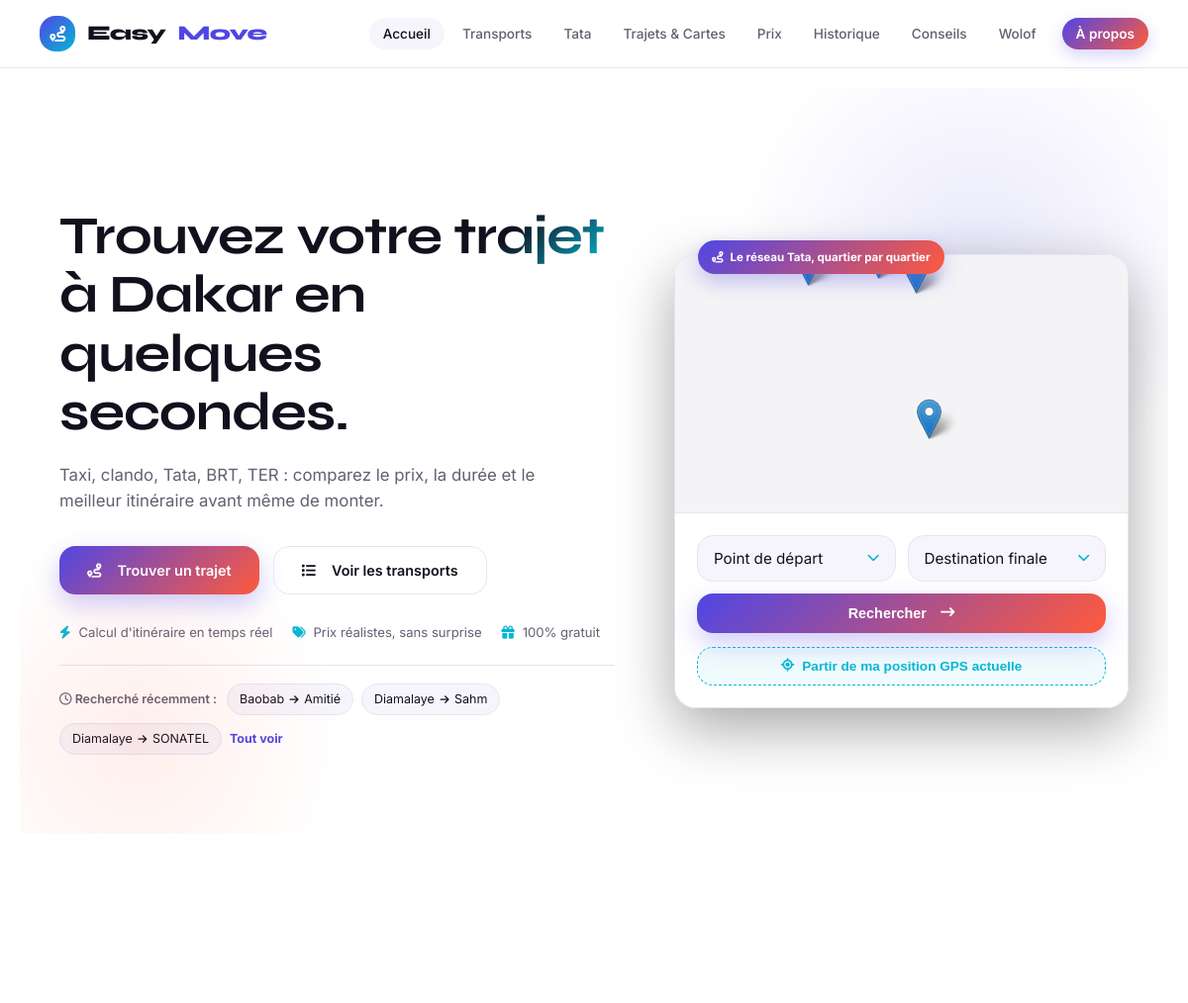
Before: / (upper part) with the older database file.
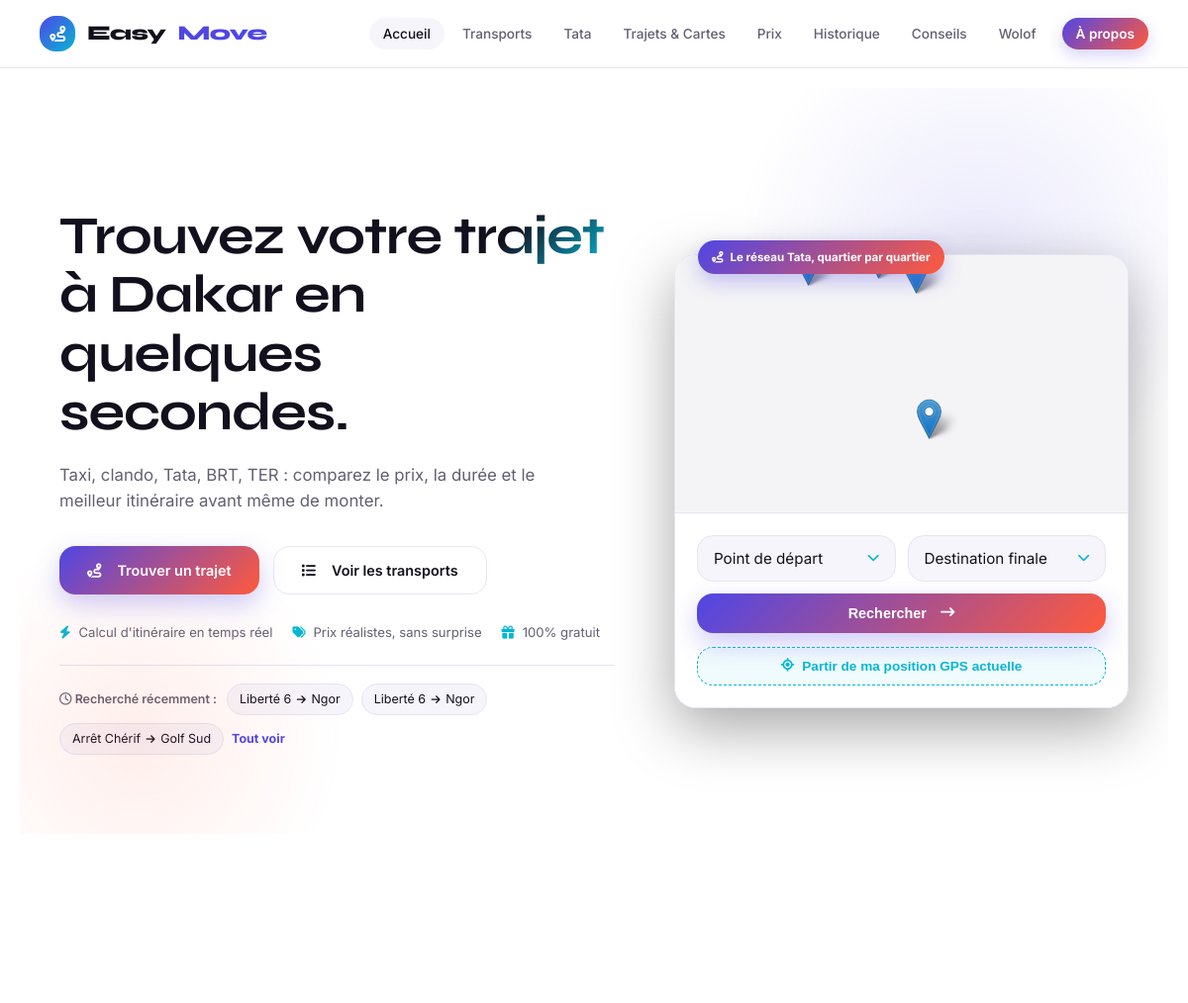
After: the same page with the newer database file.
### tables this page shows
CREATE TABLE historique_recherches (
    id_historique       INTEGER PRIMARY KEY AUTOINCREMENT,
    adresse_depart      TEXT NOT NULL,
    adresse_arrivee     TEXT NOT NULL,
    lat_depart          REAL,
    lng_depart          REAL,
    lat_arrivee         REAL,
    lng_arrivee         REAL,
    date_recherche      DATETIME DEFAULT CURRENT_TIMESTAMP
, id_lieu_depart INTEGER, id_lieu_arrivee INTEGER);

### app.py (the view)
@app.route("/")
def accueil():
    transports = database.get_tous_les_transports()
    transports_par_nom = {t["nom"]: t for t in transports}
    top_transports = [transports_par_nom[nom] for nom in TRANSPORTS_POPULAIRES if nom in transports_par_nom]
    phrases = database.get_toutes_les_phrases()
    lieux = database.get_tous_les_lieux()
    historique = database.get_historique_recent(limite=3)
    return render_template(
        "index.html",
        top_transports=top_transports,
        phrases_apercu=phrases[:3],
        lieux=lieux,
        historique_apercu=historique,
        stats=get_stats(),
        active_page="accueil",
    )

### app.py (called while the page is built)
def get_stats():
    lignes = database.get_toutes_les_lignes_bus()
    return {
        "transports": len(database.get_tous_les_transports()),
        "trajets": len(database.get_tous_les_trajets()),
        "phrases": len(database.get_toutes_les_phrases()),
        "conseils": len(database.get_tous_les_conseils()),
        "lignes": len(lignes),
        "lignes_tata": len([l for l in lignes if l["est_minibus"]]),
        "arrets": database.get_nombre_arrets(),
        "lieux": database.get_nombre_lieux(),
    }

### database.py (called while the page is built)
def get_connection():
    conn = sqlite3.connect(DB_PATH)
    conn.row_factory = sqlite3.Row
    conn.execute("PRAGMA foreign_keys = ON")
    return conn

def get_tous_les_lieux():
    conn = get_connection()
    lieux = conn.execute(
        "SELECT * FROM lieux ORDER BY type_lieu, nom"
    ).fetchall()
    conn.close()
    return lieux

def get_tous_les_transports():
    conn = get_connection()
    transports = conn.execute(
        "SELECT * FROM moyens_transport ORDER BY cout_min"
    ).fetchall()
    conn.close()
    return transports

### itineraire.py (called while the page is built)
def _arrondi_prix(x, base=50):
    return int(round(x / base) * base)

### templates/index.html (shortened to what this page needs)
{% extends "base.html" %}
{% block content %}
    <section class="hero">
        <div class="container hero-inner">
            <div>
                <h1>Trouvez votre <em>trajet</em> à Dakar en quelques secondes.</h1>
                <p>Taxi, clando, Tata, BRT, TER : comparez le prix, la durée et le meilleur itinéraire avant même de monter.</p>
                <div class="hero-btns">
                    <a href="{{ url_for('trajets') }}" class="btn-primary">
                        <i class="fa-solid fa-route" style="margin-right: 6px;"></i> Trouver un trajet
                    </a>
                    <a href="{{ url_for('transports') }}" class="btn-secondary">
                        <i class="fa-solid fa-list" style="margin-right: 6px;"></i> Voir les transports
                    </a>
                </div>
                <div class="hero-trust">
                    <span><i class="fa-solid fa-bolt"></i> Calcul d'itinéraire en temps réel</span>
                    <span><i class="fa-solid fa-tags"></i> Prix réalistes, sans surprise</span>
                    <span><i class="fa-solid fa-gift"></i> 100% gratuit</span>
                </div>
                {% if historique_apercu %}
                <div class="hero-recent">
                    <span class="hero-recent-label"><i class="fa-regular fa-clock"></i> Recherché récemment :</span>
                    {% for h in historique_apercu %}
                    <span class="hero-recent-chip">{{ h.adresse_depart }} <i class="fa-solid fa-arrow-right" style="font-size:0.65rem; margin: 0 2px;"></i> {{ h.adresse_arrivee }}</span>
                    {% endfor %}
                    <a href="{{ url_for('historique') }}" class="hero-recent-more">Tout voir</a>
                </div>
                {% endif %}
            </div>
            <div class="hero-map-outer">
                <a href="{{ url_for('minibus') }}" class="hero-map-badge">
                    <i class="fa-solid fa-route"></i> Le réseau Tata, quartier par quartier
                </a>
                <div class="hero-map-card reveal">
                    <div id="accueilCarte" class="hero-map"></div>
                    <div class="hero-map-search">
                        <form action="{{ url_for('resultat_trajet') }}" method="GET">
                            <div class="route-picker-grid">
                                <div class="select-wrapper">
                                    <select name="depart" id="selectDepart" required class="select-custom">
                                        <option value="" disabled selected>Point de départ</option>
                                    </select>
                                </div>
                                <div class="select-wrapper">
                                    <select name="arrivee" id="selectArrivee" required class="select-custom">
                                        <option value="" disabled selected>Destination finale</option>
                                    </select>
                                </div>
                                <button type="submit" class="btn-primary">
                                    Rechercher <i class="fa-solid fa-arrow-right-long" style="margin-left: 4px;"></i>
                                </button>
                            </div>
                            <button type="button" id="btnMaPosition" class="btn-geoloc" style="margin-top: 14px;">
                                <i class="fa-solid fa-location-crosshairs"></i> Partir de ma position GPS actuelle
                            </button>
                        </form>
                    </div>
                </div>
            </div>
        </div>
    </section>
    <section class="section" style="padding-top: 64px;">
        <div class="container">
        </div>
    </section>
{% endblock %}

Changed rows visible on the page:
no longer on this page (row unchanged): historique_recherches: adresse_depart "Baobab", adresse_arrivee "Amitié"
no longer on this page (row unchanged): historique_recherches: adresse_depart "Diamalaye", adresse_arrivee "Sahm"
no longer on this page (row unchanged): historique_recherches: adresse_depart "Diamalaye", adresse_arrivee "SONATEL"
added historique_recherches: adresse_depart "Liberté 6", adresse_arrivee "Ngor"
added historique_recherches: adresse_depart "Liberté 6", adresse_arrivee "Ngor"
added historique_recherches: adresse_depart "Arrêt Chérif", adresse_arrivee "Golf Sud"
